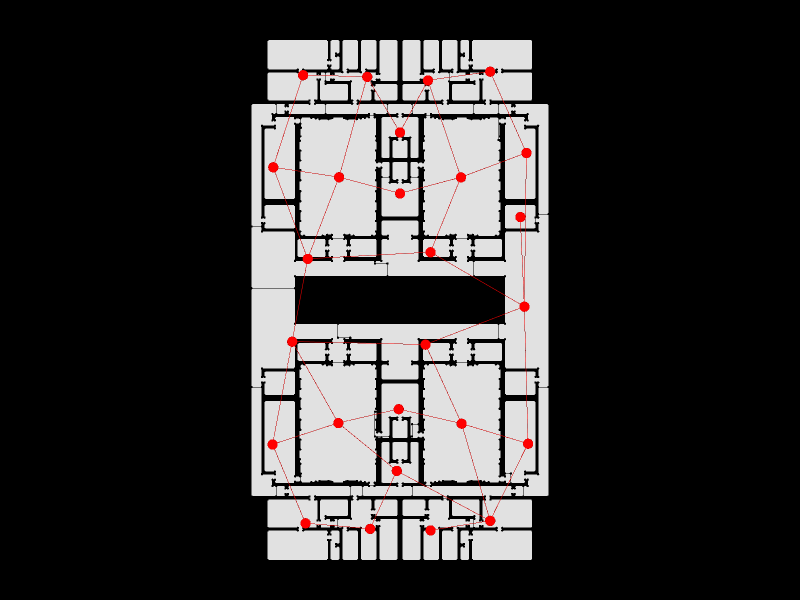

The notebook cell saved with this chart:
### Markdown cell above
> Visualize the community graph.

### Code cell
Topology.Show(new_shell, new_graph,
              faceOpacity=0.9,
              showEdges=True,
              showVertices=True,
              vertexSizeKey="size",
              vertexColorKey="color",
              camera=[0,0,6],
              backgroundColor="black",
              width=800,
              height=600,
              renderer=renderer)

### Figure 1 — Plotly figure (JSON) as saved in the notebook; plotly's stock layout.template omitted (floating-point values rounded to 4 significant figures; data arrays with more than 128 entries replaced by an {"elided": "..."} marker saying what was removed)
{"data": [{"customdata": {"elided": "1144 str values"}, "hoverinfo": "text", "hovertemplate": {"elided": "1144 str values"}, "hovertext": {"elided": "1144 str values"}, "legendgroup": "1", "legendrank": 1, "marker": {"color": {"elided": "1144 str values"}, "line": {"width": 0}, "opacity": 1, "size": {"elided": "1144 float values"}, "sizemode": "diameter", "symbol": "circle"}, "mode": "markers", "name": "1: Untitled (Vertices)", "showlegend": false, "text": {"elided": "1144 str values"}, "type": "scatter3d", "x": {"elided": "1144 float values"}, "y": {"elided": "1144 float values"}, "z": {"elided": "1144 int values"}}, {"hoverinfo": "text", "legendgroup": "2", "legendrank": 2, "line": {"color": "black", "dash": "solid", "width": 1}, "marker": {"size": 0}, "mode": "lines", "name": "1: Untitled (Edges)", "showlegend": false, "text": "", "type": "scatter3d", "x": {"elided": "3558 float values"}, "y": {"elided": "3558 float values"}, "z": {"elided": "3558 int values"}}, {"cmax": 1, "cmin": 0, "color": "#FAFAFA", "colorscale": [[0, "#440154"], [0.1111, "#482878"], [0.2222, "#3e4989"], [0.3333, "#31688e"], [0.4444, "#26828e"], [0.5556, "#1f9e89"], [0.6667, "#35b779"], [0.7778, "#6ece58"], [0.8889, "#b5de2b"], [1, "#fde725"]], "flatshading": true, "hoverinfo": "text", "hovertext": "", "i": {"elided": "1188 int values"}, "j": {"elided": "1188 int values"}, "k": {"elided": "1188 int values"}, "legendgroup": "3", "legendrank": 3, "lighting": {"facenormalsepsilon": 0}, "name": "1: Untitled (Faces)", "opacity": 0.9, "showlegend": false, "showscale": false, "text": "", "type": "mesh3d", "x": {"elided": "1144 float values"}, "y": {"elided": "1144 float values"}, "z": {"elided": "1144 int values"}}, {"hoverinfo": "text", "legendgroup": "6", "legendrank": 6, "line": {"color": "red", "dash": "solid", "width": 1}, "marker": {"size": 0}, "mode": "lines", "name": "2: Untitled Graph (Edges)", "showlegend": false, "text": "", "type": "scatter3d", "x": [50.13, 60, null, 69.86, 60, null, 64.12, 42.54, null, 64.12, 69.97, null, 80.13, 64.12, null, 80.72, 69.97, null, 80.72, 74.59, null, 80.13, 80.72, null, 80.13, 64.93, null, 80.13, 79.47, null, 80.45, 80.13, null, 45.05, 42.54, null, 42.54, 39.37, null, 42.54, 50.0, null, 74.59, 64.51, null, 80.45, 74.59, null, 64.51, 59.99, null, 64.51, 69.86, null, 80.45, 69.86, null, 69.86, 64.93, null, 59.99, 54.67, null, 54.67, 44.3, null, 54.67, 50.13, null, 59.46, 55.16, null, 74.59, 59.46, null, 50.0, 59.46, null, 50.13, 39.47, null, 50.13, 45.05, null, 59.77, 50.0, null, 50.0, 39.37, null, 39.37, 44.69, null, 64.93, 45.05, null, 39.47, 45.05, null, 74.59, 64.94, null, 69.97, 74.59, null, 55.16, 44.69, null, 44.3, 39.47, null, 69.97, 59.77, null], "y": [19.89, 17.26, null, 19.87, 17.26, null, -7.205, -6.728, null, -7.205, -20.0, null, -1.057, -7.205, null, -23.25, -20.0, null, -23.25, -35.73, null, -1.057, -23.25, null, -1.057, 7.749, null, -1.057, 13.45, null, 23.83, -1.057, null, 6.676, -6.728, null, -6.728, -23.37, null, -6.728, -19.9, null, 36.98, 35.57, null, 23.83, 36.98, null, 35.57, 27.14, null, 35.57, 19.87, null, 23.83, 19.87, null, 19.87, 7.749, null, 27.14, 36.14, null, 36.14, 36.41, null, 36.14, 19.89, null, -27.64, -37.03, null, -35.73, -27.64, null, -19.9, -27.64, null, 19.89, 21.5, null, 19.89, 6.676, null, -17.65, -19.9, null, -19.9, -23.37, null, -23.37, -36.12, null, 7.749, 6.676, null, 21.5, 6.676, null, -35.73, -37.28, null, -20.0, -35.73, null, -37.03, -36.12, null, 36.41, 21.5, null, -20.0, -17.65, null], "z": [0, 0, null, 0, 0, null, 0, 0, null, 0, 0, null, 0, 0, null, 0, 0, null, 0, 0, null, 0, 0, null, 0, 0, null, 0, 0, null, 0, 0, null, 0, 0, null, 0, 0, null, 0, 0, null, 0, 0, null, 0, 0, null, 0, 0, null, 0, 0, null, 0, 0, null, 0, 0, null, 0, 0, null, 0, 0, null, 0, 0, null, 0, 0, null, 0, 0, null, 0, 0, null, 0, 0, null, 0, 0, null, 0, 0, null, 0, 0, null, 0, 0, null, 0, 0, null, 0, 0, null, 0, 0, null, 0, 0, null, 0, 0, null, 0, 0, null, 0, 0, null]}, {"customdata": ["", "", "", "", "", "", "", "", "", "", "", "", "", "", "", "", "", "", "", "", "", "", "", "", "", ""], "hoverinfo": "text", "hovertemplate": ["Click ", "Click ", "Click ", "Click ", "Click ", "Click ", "Click ", "Click ", "Click ", "Click ", "Click ", "Click ", "Click ", "Click ", "Click ", "Click ", "Click ", "Click ", "Click ", "Click ", "Click ", "Click ", "Click ", "Click ", "Click ", "Click "], "hovertext": ["", "", "", "", "", "", "", "", "", "", "", "", "", "", "", "", "", "", "", "", "", "", "", "", "", ""], "legendgroup": "5", "legendrank": 5, "marker": {"color": ["#FF0000", "#FF0000", "#FF0000", "#FF0000", "#FF0000", "#FF0000", "#FF0000", "#FF0000", "#FF0000", "#FF0000", "#FF0000", "#FF0000", "#FF0000", "#FF0000", "#FF0000", "#FF0000", "#FF0000", "#FF0000", "#FF0000", "#FF0000", "#FF0000", "#FF0000", "#FF0000", "#FF0000", "#FF0000", "#FF0000"], "line": {"width": 0}, "opacity": 1, "size": [12, 12, 12, 12, 12, 12, 12, 12, 12, 12, 12, 12, 12, 12, 12, 12, 12, 12, 12, 12, 12, 12, 12, 12, 12, 12], "sizemode": "diameter", "symbol": "circle"}, "mode": "markers", "name": "2: Untitled Graph (Vertices)", "showlegend": false, "text": ["", "", "", "", "", "", "", "", "", "", "", "", "", "", "", "", "", "", "", "", "", "", "", "", "", ""], "type": "scatter3d", "x": [60, 64.12, 80.72, 80.13, 42.54, 74.59, 64.51, 80.45, 69.86, 79.47, 54.67, 59.46, 50.13, 50.0, 39.37, 45.05, 74.59, 64.93, 64.94, 44.69, 44.3, 59.99, 59.77, 69.97, 55.16, 39.47], "y": [17.26, -7.205, -23.25, -1.057, -6.728, 36.98, 35.57, 23.83, 19.87, 13.45, 36.14, -27.64, 19.89, -19.9, -23.37, 6.676, -35.73, 7.749, -37.28, -36.12, 36.41, 27.14, -17.65, -20.0, -37.03, 21.5], "z": [0, 0, 0, 0, 0, 0, 0, 0, 0, 0, 0, 0, 0, 0, 0, 0, 0, 0, 0, 0, 0, 0, 0, 0, 0, 0]}], "layout": {"autosize": true, "height": 600, "margin": {"b": 40, "l": 40, "r": 40, "t": 40}, "paper_bgcolor": "#000000", "plot_bgcolor": "#000000", "scene": {"aspectmode": "data", "camera": {"center": {"x": 0, "y": 0, "z": 0}, "eye": {"x": 0, "y": 0, "z": 6}, "projection": {"type": "perspective"}, "up": {"x": 0, "y": 1, "z": 0}}, "xaxis": {"visible": false}, "yaxis": {"visible": false}, "zaxis": {"visible": false}}, "showlegend": true, "width": 800, "xaxis": {"showgrid": false, "visible": false, "zeroline": false}, "yaxis": {"showgrid": false, "visible": false, "zeroline": false}}}
